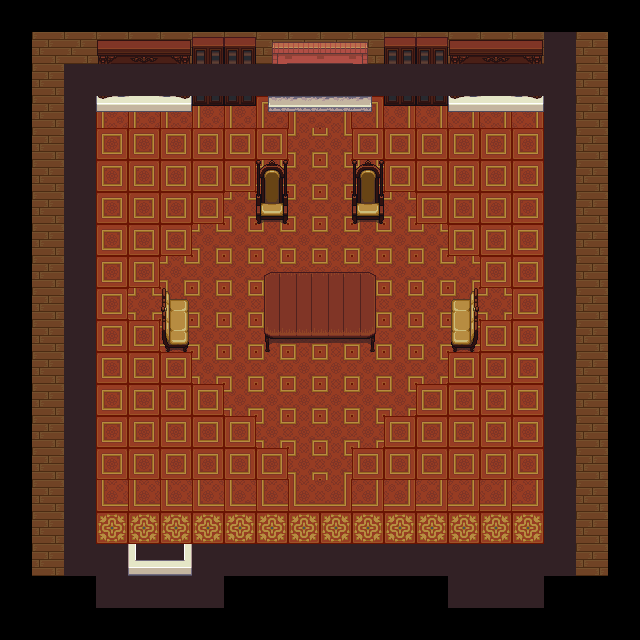

The image is a tile-based game level rendered from a .tmx file. Its description and complete source (layers, tilesets, objects, tile grids) follow:
An orthogonal 20x20 tile map with 32x32 px tiles, 5 tile layers (Tile Layer 1, Tile Layer 2, Tile Layer 3, Tile Layer 4, ...), 5 tilesets and 1 object.

<map version="1.0" orientation="orthogonal" renderorder="right-down" width="20" height="20" tilewidth="32" tileheight="32" nextobjectid="1">
 <tileset firstgid="1" name="Inside_A2" tilewidth="32" tileheight="32" tilecount="192" columns="16">
  <image source="TileSets/Tilesets/Inside_A2.png" width="512" height="384" />
 </tileset>
 <tileset firstgid="193" name="Inside_A4" tilewidth="32" tileheight="32" tilecount="240" columns="16">
  <image source="TileSets/Tilesets/Inside_A4.png" width="512" height="480" />
 </tileset>
 <tileset firstgid="433" name="Inside_B (2)" tilewidth="32" tileheight="32" tilecount="256" columns="16">
  <image source="TileSets/Tilesets/Inside_B (2).png" width="512" height="512" />
 </tileset>
 <tileset firstgid="689" name="Inside_B" tilewidth="32" tileheight="32" tilecount="256" columns="16">
  <image source="TileSets/Tilesets/Inside_B.png" width="512" height="512" />
 </tileset>
 <tileset firstgid="945" name="Outside_B" tilewidth="32" tileheight="32" tilecount="256" columns="16">
  <image source="TileSets/Tilesets/Outside_B.png" width="512" height="512" />
  <tile id="174">
   <objectgroup draworder="index">
    <object id="1" x="0" y="0" width="31.9375" height="32" />
   </objectgroup>
  </tile>
 </tileset>
 <layer name="Tile Layer 1" width="20" height="20">
  <data encoding="csv">
1120,1120,1120,1120,1120,1120,1120,1120,1120,1120,1120,1120,1120,1120,1120,1120,1120,1120,1120,1120,
1120,2,2,1,1,1,1,1,1,1,1,1,1,1,1,1,1,1,2,1120,
1120,18,18,17,17,17,17,17,17,1,17,17,17,17,17,17,17,1,2,1120,
1120,34,34,23,23,23,23,23,23,23,24,24,24,24,24,24,24,1,2,1120,
1120,2,2,7,7,7,7,7,7,8,8,7,7,7,7,7,7,1,2,1120,
1120,18,2,7,7,7,7,7,8,8,8,8,7,7,7,7,7,1,2,1120,
1120,34,2,7,7,7,7,8,8,8,8,8,8,7,7,7,7,1,2,1120,
1120,34,2,7,7,7,8,8,8,8,8,8,8,8,7,7,7,1,2,1120,
1120,34,2,7,7,8,8,8,8,8,8,8,8,8,8,7,7,1,2,1120,
1120,34,2,7,8,8,8,8,8,8,8,8,8,8,8,8,7,1,2,1120,
1120,34,2,7,7,8,8,8,8,8,8,8,8,8,8,7,7,1,2,1120,
1120,34,2,7,7,7,8,8,8,8,8,8,8,8,7,7,7,1,2,1120,
1120,34,2,7,7,7,7,8,8,8,8,8,8,7,7,7,7,1,2,1120,
1120,34,2,7,7,7,7,7,8,8,8,8,7,7,7,7,7,1,2,1120,
1120,34,2,7,7,7,7,7,7,8,8,7,7,7,7,7,7,1,2,1120,
1120,34,2,39,39,39,39,39,39,39,40,40,40,40,40,40,40,1,2,1120,
1120,34,2,5,5,5,5,5,5,5,5,5,5,5,5,5,5,1,2,1120,
1120,34,1,2,2,2,2,2,2,2,2,2,2,2,2,2,2,1,2,1120,
1120,1120,1120,1120,1120,1120,1120,1120,1120,1120,1120,1120,1120,1120,1120,1120,1120,1120,1120,1120,
1120,1120,1120,1120,1120,1120,1120,1120,1120,1120,1120,1120,1120,1120,1120,1120,1120,1120,1120,1120
</data>
 </layer>
 <layer name="Tile Layer 2" width="20" height="20">
  <data encoding="csv">
0,0,0,0,0,0,0,0,0,0,0,0,0,0,0,0,0,0,0,0,
0,0,0,700,701,702,796,796,697,698,698,699,796,796,700,701,702,0,0,0,
0,0,0,716,717,718,812,812,713,714,714,715,812,812,716,717,718,0,0,0,
0,0,0,732,733,734,828,828,729,730,730,731,828,828,732,733,734,0,0,0,
0,0,0,0,0,0,0,0,0,0,0,0,0,0,0,0,0,0,0,0,
0,0,0,0,0,0,0,0,0,0,0,0,0,0,0,0,0,0,0,0,
0,0,0,0,0,0,0,0,0,0,0,0,0,0,0,0,0,0,0,0,
0,0,0,0,0,0,0,0,0,0,0,0,0,0,0,0,0,0,0,0,
0,0,0,0,0,0,0,0,0,0,0,0,0,0,0,0,0,0,0,0,
0,0,0,0,0,0,0,0,0,0,0,0,0,0,0,0,0,0,0,0,
0,0,0,0,0,0,0,0,0,0,0,0,0,0,0,0,0,0,0,0,
0,0,0,0,0,0,0,0,0,0,0,0,0,0,0,0,0,0,0,0,
0,0,0,0,0,0,0,0,0,0,0,0,0,0,0,0,0,0,0,0,
0,0,0,0,0,0,0,0,0,0,0,0,0,0,0,0,0,0,0,0,
0,0,0,0,0,0,0,0,0,0,0,0,0,0,0,0,0,0,0,0,
0,0,0,0,0,0,0,0,0,0,0,0,0,0,0,0,0,0,0,0,
0,0,0,0,0,0,0,0,0,0,0,0,0,0,0,0,0,0,0,0,
0,0,0,0,225,226,0,0,0,0,0,0,0,0,0,0,0,0,0,0,
0,0,0,0,0,0,0,0,0,0,0,0,0,0,0,0,0,0,0,0,
0,0,0,0,0,0,0,0,0,0,0,0,0,0,0,0,0,0,0,0
</data>
 </layer>
 <layer name="Tile Layer 3" width="20" height="20">
  <data encoding="csv">
0,0,0,0,0,0,0,0,0,0,0,0,0,0,0,0,0,0,0,0,
0,0,0,0,0,0,0,0,0,0,0,0,0,0,0,0,0,0,0,0,
0,0,0,0,0,0,0,0,0,0,0,0,0,0,0,0,0,0,0,0,
0,0,0,0,0,0,0,0,0,0,0,0,0,0,0,0,0,0,0,0,
0,0,0,0,0,0,0,0,0,0,0,0,0,0,0,0,0,0,0,0,
0,0,0,0,0,0,0,0,0,0,0,0,0,0,0,0,0,0,0,0,
0,0,0,0,0,0,0,0,819,0,0,819,0,0,0,0,0,0,0,0,
0,0,0,0,0,0,0,0,0,0,0,0,0,0,0,0,0,0,0,0,
0,0,0,0,0,0,0,0,0,0,0,0,0,0,0,0,0,0,0,0,
0,0,0,0,0,0,0,0,513,514,514,515,0,0,0,0,0,0,0,0,
0,0,0,0,0,0,0,0,529,530,530,531,0,0,900,0,0,0,0,0,
0,0,0,0,0,0,0,0,0,0,0,0,0,0,0,0,0,0,0,0,
0,0,0,0,0,0,0,0,0,0,0,0,0,0,0,0,0,0,0,0,
0,0,0,0,0,0,0,0,0,0,0,0,0,0,0,0,0,0,0,0,
0,0,0,0,0,0,0,0,0,0,0,0,0,0,0,0,0,0,0,0,
0,0,0,0,0,0,0,0,0,0,0,0,0,0,0,0,0,0,0,0,
0,0,0,0,0,0,0,0,0,0,0,0,0,0,0,0,0,0,0,0,
0,0,0,0,0,0,0,0,0,0,0,0,0,0,0,0,0,0,0,0,
0,0,0,0,0,0,0,0,0,0,0,0,0,0,0,0,0,0,0,0,
0,0,0,0,0,0,0,0,0,0,0,0,0,0,0,0,0,0,0,0
</data>
 </layer>
 <layer name="Tile Layer 4" width="20" height="20">
  <data encoding="csv">
0,0,0,0,0,0,0,0,0,0,0,0,0,0,0,0,0,0,0,0,
0,0,0,0,0,0,0,0,0,0,0,0,0,0,0,0,0,0,0,0,
0,0,0,0,0,0,0,0,0,0,0,0,0,0,0,0,0,0,0,0,
0,0,0,0,0,0,0,0,0,0,0,0,0,0,0,0,0,0,0,0,
0,0,0,0,0,0,0,0,0,0,0,0,0,0,0,0,0,0,0,0,
0,0,0,0,0,0,0,0,803,0,0,803,0,0,0,0,0,0,0,0,
0,0,0,0,0,0,0,0,0,0,0,0,0,0,0,0,0,0,0,0,
0,0,0,0,0,0,0,0,0,0,0,0,0,0,0,0,0,0,0,0,
0,0,0,0,0,0,0,0,497,498,498,499,0,0,0,0,0,0,0,0,
0,0,0,0,0,883,0,0,0,0,0,0,0,0,884,0,0,0,0,0,
0,0,0,0,0,899,0,0,0,0,0,0,0,0,0,0,0,0,0,0,
0,0,0,0,0,0,0,0,0,0,0,0,0,0,0,0,0,0,0,0,
0,0,0,0,0,0,0,0,0,0,0,0,0,0,0,0,0,0,0,0,
0,0,0,0,0,0,0,0,0,0,0,0,0,0,0,0,0,0,0,0,
0,0,0,0,0,0,0,0,0,0,0,0,0,0,0,0,0,0,0,0,
0,0,0,0,0,0,0,0,0,0,0,0,0,0,0,0,0,0,0,0,
0,0,0,0,0,0,0,0,0,0,0,0,0,0,0,0,0,0,0,0,
0,0,0,0,0,0,0,0,0,0,0,0,0,0,0,0,0,0,0,0,
0,0,0,0,0,0,0,0,0,0,0,0,0,0,0,0,0,0,0,0,
0,0,0,0,0,0,0,0,0,0,0,0,0,0,0,0,0,0,0,0
</data>
 </layer>
 <layer name="Collide" width="20" height="20">
  <data encoding="csv">
0,0,0,0,0,0,0,0,0,0,0,0,0,0,0,0,0,0,0,0,
0,0,0,0,0,0,0,0,0,0,0,0,0,0,0,0,0,1119,0,0,
0,0,1119,1119,1119,1119,1119,1119,1119,1119,1119,1119,1119,1119,1119,1119,1119,1119,0,0,
0,0,1119,0,0,0,0,0,0,0,0,0,0,0,0,0,0,1119,0,0,
0,0,1119,0,0,0,0,0,0,0,0,0,0,0,0,0,0,1119,0,0,
0,0,1119,0,0,0,0,0,0,0,0,0,0,0,0,0,0,1119,0,0,
0,0,1119,0,0,0,0,0,0,0,0,0,0,0,0,0,0,1119,0,0,
0,0,1119,0,0,0,0,0,0,0,0,0,0,0,0,0,0,1119,0,0,
0,0,1119,0,0,0,0,0,0,0,0,0,0,0,0,0,0,1119,0,0,
0,0,1119,0,0,0,0,0,0,0,0,0,0,0,0,0,0,1119,0,0,
0,0,1119,0,0,0,0,0,0,0,0,0,0,0,0,0,0,1119,0,0,
0,0,1119,0,0,0,0,0,0,0,0,0,0,0,0,0,0,1119,0,0,
0,0,1119,0,0,0,0,0,0,0,0,0,0,0,0,0,0,1119,0,0,
0,0,1119,0,0,0,0,0,0,0,0,0,0,0,0,0,0,1119,0,0,
0,0,1119,0,0,0,0,0,0,0,0,0,0,0,0,0,0,1119,0,0,
0,0,1119,0,0,0,0,0,0,0,0,0,0,0,0,0,0,1119,0,0,
0,0,1119,0,0,0,0,0,0,0,0,0,0,0,0,0,0,1119,0,0,
0,0,1119,1119,0,0,1119,1119,1119,1119,1119,1119,1119,1119,1119,1119,1119,1119,0,0,
0,0,0,1119,1119,1119,1119,0,0,0,0,0,0,0,1119,1119,1119,0,0,0,
0,0,0,0,0,0,0,0,0,0,0,0,0,0,0,0,0,0,0,0
</data>
 </layer>
</map>
